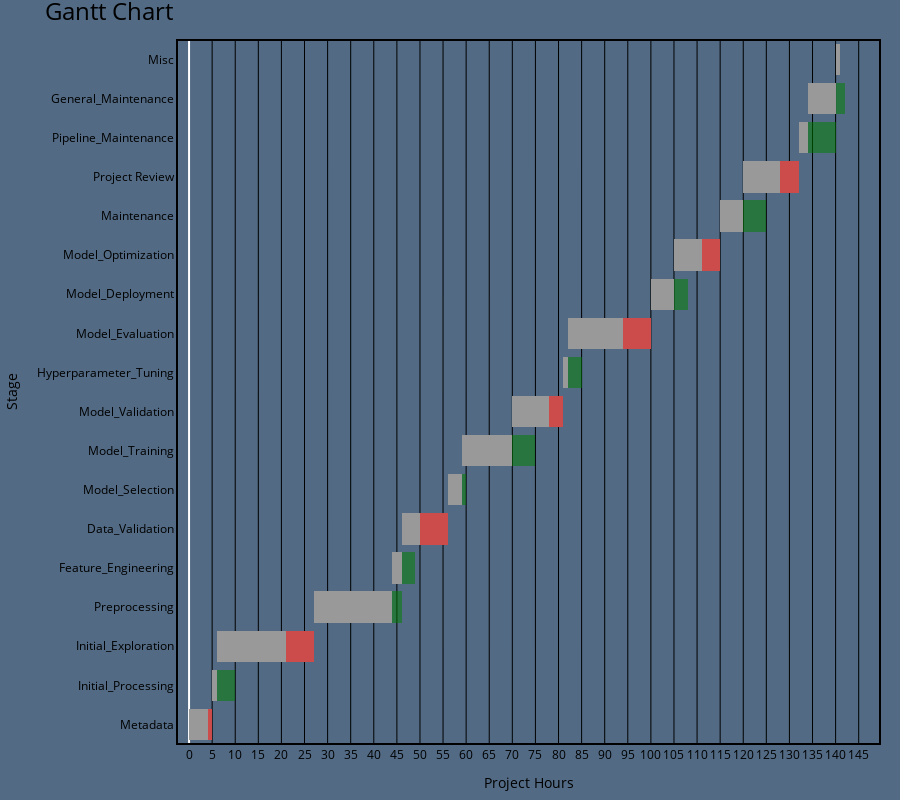

The notebook cell saved with this chart:
### Code cell
create_gantt_chart(df)

### Figure 1 — Plotly figure (JSON) as saved in the notebook; plotly's stock layout.template omitted (floating-point values rounded to 4 significant figures)
{"data": [{"base": [0, 5, 6, 27, 44, 46, 56, 59, 70, 81, 82, 100, 105, 115, 120, 132, 134, 140], "marker": {"color": "rgb(153,153,153)", "line": {"color": "rgba(0,0,0,0)"}}, "name": "Hours Spent", "orientation": "h", "type": "bar", "x": [5, 1, 21, 17, 2, 10, 3, 11, 11, 1, 18, 5, 10, 5, 12, 2, 6, 1], "y": ["Metadata", "Initial_Processing", "Initial_Exploration", "Preprocessing", "Feature_Engineering", "Data_Validation", "Model_Selection", "Model_Training", "Model_Validation", "Hyperparameter_Tuning", "Model_Evaluation", "Model_Deployment", "Model_Optimization", "Maintenance", "Project Review", "Pipeline_Maintenance", "General_Maintenance", "Misc"]}, {"base": [4, 10, 21, 46, 49, 50, 60, 75, 78, 85, 94, 108, 111, 125, 128, 140, 142, null], "marker": {"color": "red", "line": {"color": "rgba(0,0,0,0)"}, "opacity": 0.5}, "name": "Exceeded Hours", "orientation": "h", "type": "bar", "x": [1, 0, 6, 0, 0, 6, 0, 0, 3, 0, 6, 0, 4, 0, 4, 0, 0, 0], "y": ["Metadata", "Initial_Processing", "Initial_Exploration", "Preprocessing", "Feature_Engineering", "Data_Validation", "Model_Selection", "Model_Training", "Model_Validation", "Hyperparameter_Tuning", "Model_Evaluation", "Model_Deployment", "Model_Optimization", "Maintenance", "Project Review", "Pipeline_Maintenance", "General_Maintenance", "Misc"]}, {"base": [5, 6, 27, 44, 46, 56, 59, 70, 81, 82, 100, 105, 115, 120, 132, 134, 140, 141], "marker": {"color": "green", "line": {"color": "rgba(0,0,0,0)"}, "opacity": 0.5}, "name": "Finished Early", "orientation": "h", "type": "bar", "x": [0, 4, 0, 2, 3, 0, 1, 5, 0, 3, 0, 3, 0, 5, 0, 6, 2, 0], "y": ["Metadata", "Initial_Processing", "Initial_Exploration", "Preprocessing", "Feature_Engineering", "Data_Validation", "Model_Selection", "Model_Training", "Model_Validation", "Hyperparameter_Tuning", "Model_Evaluation", "Model_Deployment", "Model_Optimization", "Maintenance", "Project Review", "Pipeline_Maintenance", "General_Maintenance", "Misc"]}], "layout": {"barmode": "stack", "height": 800, "hovermode": "closest", "margin": {"b": 20, "l": 20, "r": 20, "t": 40}, "paper_bgcolor": "rgb(82, 106, 131)", "plot_bgcolor": "rgb(82, 106, 131)", "shapes": [{"line": {"color": "black", "width": 2}, "type": "rect", "x0": 0, "x1": 1, "xref": "paper", "y0": 0, "y1": 1, "yref": "paper"}], "showlegend": false, "title": {"font": {"color": "black", "size": 24}, "text": "Gantt Chart"}, "xaxis": {"dtick": 5, "gridcolor": "black", "linecolor": "black", "linewidth": 1, "showgrid": true, "showline": true, "tickfont": {"color": "black"}, "tickmode": "linear", "title": {"font": {"color": "black"}, "text": "Project Hours"}}, "yaxis": {"linecolor": "grey", "linewidth": 1, "showgrid": false, "showline": true, "tickfont": {"color": "black"}, "title": {"font": {"color": "black"}, "text": "Stage"}}}}
